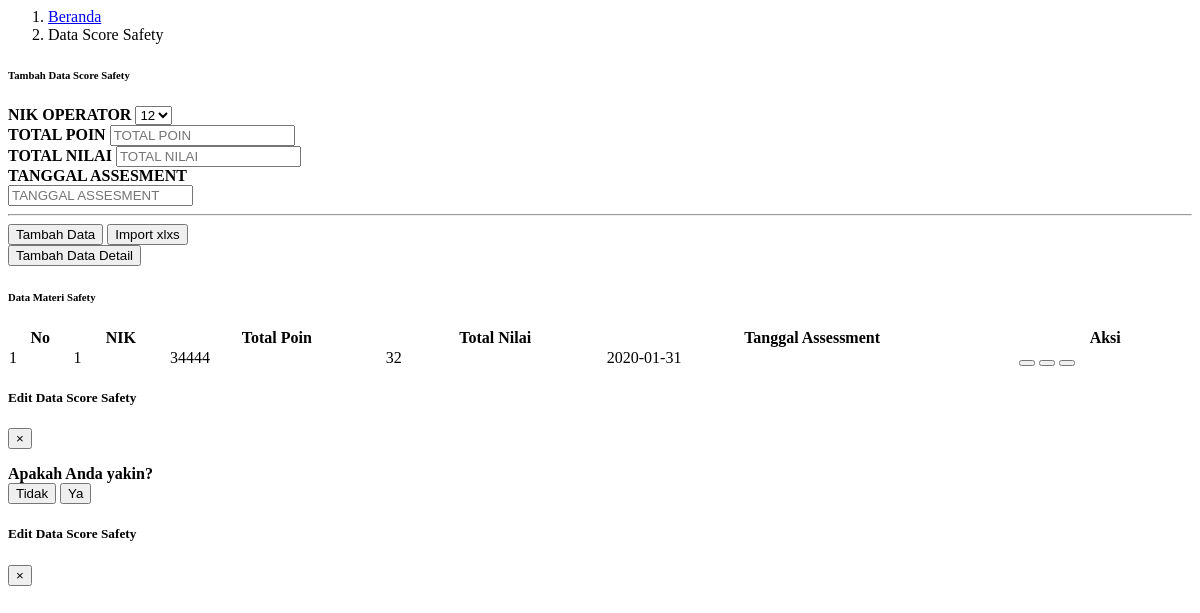
Before: /module/admin/dataScore/dataScoreSafety.php with the older database file.
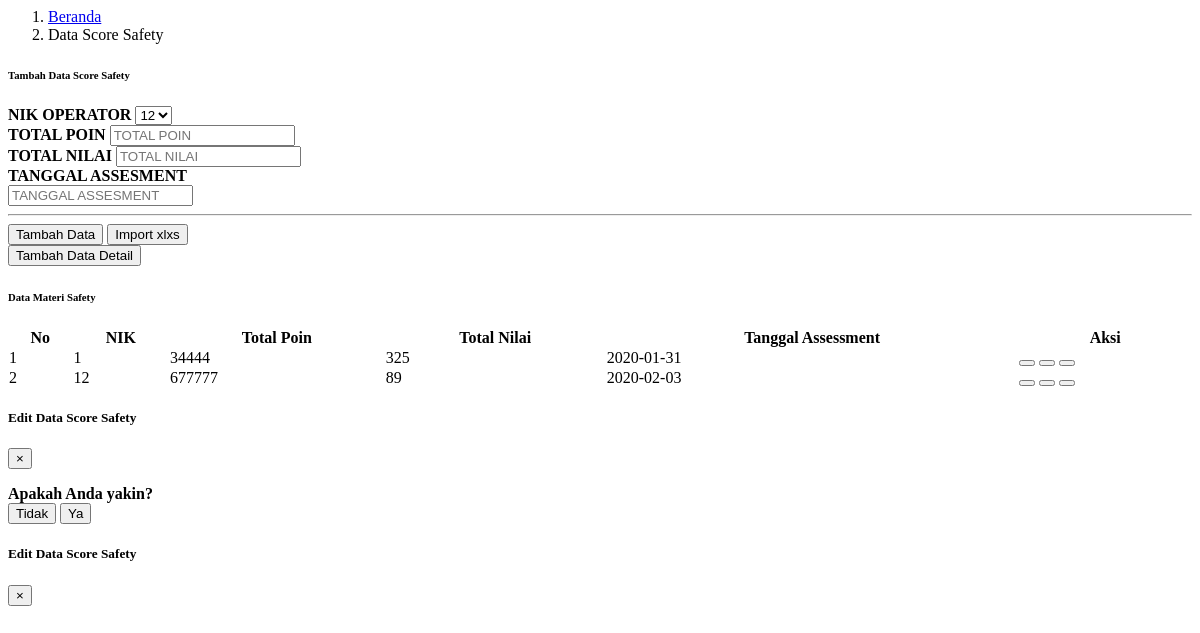
After: the same page with the newer database file.
### tables this page shows
CREATE TABLE `tabel_score_safety` (
  `id_score_safety` int(11) NOT NULL,
  `id_operator` int(11) NOT NULL,
  `poin` int(20) NOT NULL,
  `nilai` int(15) NOT NULL,
  `tanggal_training` date NOT NULL
);

CREATE TABLE `tabel_operator` (
  `id_operator` int(30) NOT NULL,
  `id_user` int(11) NOT NULL,
  `id_jabatan` int(11) NOT NULL,
  `nama` varchar(50) NOT NULL,
  `nik` int(20) NOT NULL,
  `foto` text NOT NULL,
  `jenis_kelamin` enum('Laki-Laki','Perempuan') NOT NULL,
  `waktu_tambah` datetime NOT NULL,
  `waktu_edit` datetime NOT NULL
);

### process/proses_adminDataScoreSafety.php (called while the page is built, shortened)
<?php
function tampilOperator($con)
{
    $tampilOperator="select * from tabel_operator";
    $resultTampilOperator=mysqli_query($con, $tampilOperator);
    return $resultTampilOperator;
}
            ?>

### module/admin/dataScore/dataScoreSafety.php (the view, shortened to what this page needs)
<?php
  include "../config/connection.php";
  include "../process/proses_adminDataScoreSafety.php";
?>
<body>
<div class="container-fluid" id="dataScore">
    <nav aria-label="breadcrumb" class="shadow">
            <ol class="breadcrumb">
                <li class="breadcrumb-item">
                    <a href="index.php?module=home" ><i class="fas fa-fw fa-home"></i>
                        <span>Beranda</span>
                    </a>
                </li>
                <li class="breadcrumb-item active" aria-current="page">
                    <span>Data Score Safety</span>
                </li>
            </ol>
        </nav>
    <div class="card shadow mb-4">
        <div class="card-header py-3">
            <h6 class="m-0 font-weight-bold text-primary">Tambah Data Score Safety</h6>
        </div>
        <div class="card-body">
            <form class="user" action="../process/proses_adminDataScoreSafety.php?module=dataScoreSafety&act=tambah" method="POST">
                <div class="form-group row">
                            <div class="col-sm-12">
                                <label class="col-sm-6 small d-flex flex-column justify-content-center" for="nikSafety" style="font-weight: bold">NIK OPERATOR</label>
                                <?php
                                    $resultOperator = tampilOperator($con);
                                ?>
                               <select class="custom-select-karyawan my-1 mr-sm-2" name="nikSafety">
                                    <?php
                                        if(mysqli_num_rows($resultOperator) > 0){
                                            while($row = mysqli_fetch_assoc($resultOperator)){
                                                echo "<option value='".$row['id_operator']."'>".$row['nik']."</option>";
                                            }
                                        }
                                    ?>
                                </select>
                            </div>
                        </div>
                        <div class="form-group row">
                                <div class="col-sm-12">
                                    <label class="col-sm-6 small d-flex flex-column justify-content-center" for="poinSafety" style="font-weight: bold">TOTAL POIN</label>
                                    <input type="number" class="form-control form-control-user" placeholder="TOTAL POIN" id="poinSafety" name="poinSafety" required>
                                </div>
                            </div>
                        <div class="form-group row">
                                <div class="col-sm-12">
                                    <label class="col-sm-6 small d-flex flex-column justify-content-center" for="nilaiSafety" style="font-weight: bold">TOTAL NILAI</label>
                                    <input type="number" class="form-control form-control-user" placeholder="TOTAL NILAI" id="nilaiSafety" name="nilaiSafety" required>
                                </div>
                            </div>
                        <div class="form-group row">
                            <div class="col-sm-12">
                                <label class="col-sm-6 small d-flex flex-column justify-content-center" for="dateSafety" style="font-weight: bold">TANGGAL ASSESMENT</label>
                                <div class="input-group date" id="datepickerTanggalTraining" data-provide="datepicker">
                                    <input type="text" id="dateSafety" class="form-control form-control-user datepicker" placeholder="TANGGAL ASSESMENT" name="dateSafety">
                                </div>
                            </div>
                        </div>
                        <hr>
                        <div class="form-group">
                    <button type="submit" class="btn btn-success btn-icon-split mb-2 mb-sm-0" name="tambahDataScoreSafety">
                        <span class="text">Tambah Data</span>
                        </button>
                    <button type="button" class="btn btn-warning btn-icon-split" onclick="location.href='index.php?module=dataScoreSafetyImport';">
                                <span class="text">Import xlxs</span>
                            </button>
                </div>
                <div class="form-group">
                    <div class="row d-flex justify-content-end">
                        <button type="button" class="btn btn-info btn-icon-split" name="tambahDataMateri" onclick="location.href='index.php?module=dataScoreSafetyDetail';">
                            <span class="text">Tambah Data Detail</span>
                        </button>
                    </div>
                </div>
            </form>
        </div>
    </div>
    <div class="card shadow mb-4">
        <div class="card-header py-3">
            <h6 class="m-0 font-weight-bold text-primary">Data Materi Safety</h6>
        </div>
        <div class="card-body">
            <div class="table-responsive">
                <table class="table table-bordered" id="dataTable" width="100%" cellspacing="0">
                    <thead>
                        <tr class="text-center">
                            <th>No</th>
                            <th>NIK</th>
                            <th>Total Poin</th>
                            <th>Total Nilai</th>
                            <th>Tanggal Assessment</th>
                            <th>Aksi</th>
                        </tr>
                    </thead>
                    <tbody>
                    <?php
                        $queryTampilData = "SELECT tss.*, tp.id_operator, tp.nik FROM tabel_score_safety tss, tabel_operator tp WHERE tss.id_operator = tp.id_operator;
                            ";
                        $resultTampilData = mysqli_query($con, $queryTampilData);
                        $index = 1;
                        if(mysqli_num_rows($resultTampilData) > 0){
                            while($rowTampilData = mysqli_fetch_assoc($resultTampilData)){
                    ?>
                        <tr class="text-center" id-score-safety="<?php echo $rowTampilData["id_score_safety"] ?>">
                            <td ><?php echo $index; ?></td>
                            <td class="kategoriMateri"><?php echo $rowTampilData["nik"]; ?></td>
                            <td class="judulMateri"><?php echo $rowTampilData["poin"]; ?></td>
                            <td class="fileMateri"><?php echo $rowTampilData["nilai"]; ?></td>
                            <td class="fileMateri"><?php echo $rowTampilData["tanggal_training"]; ?></td>
                            <td>
                                <button type="button" class="btn btn-warning info-dataScoreSafety-admin mb-2 mb-sm-0" data-toggle="modal" data-target="#infoDataScoreSafetyModal" id_scoreSafetyInfo="<?php echo $rowTampilData["id_score_safety"];?>">
                                </button>
                                <button type="button" class="btn btn-primary edit-dataScoreSafety-admin mb-2 mb-sm-0" data-toggle="modal" data-target="#editDataScoreSafetyModal" id_scoreSafetyEdit="<?php echo $rowTampilData["id_score_safety"];?>">
                                </button>
                                <button type="button" class="btn btn-danger hapus-dataScoreSafety-admin mb-2 mb-sm-0" data-toggle="modal" data-target="#hapusDataMateriSafetyModal" id_score_safety="<?php echo $rowTampilData["id_score_safety"];?>" >
                                </button>
                            </td>
                        </tr>
                    <?php
                        $index++;
                        }
                    ?>
                    <?php
                    }   else{
                    ?>
                        <!-- <div>
                            <p>Data Operator tidak tersedia</p>
                        </div> -->
                    <?php
                    }
                    ?>
                    </tbody>
                </table>
            </div>
        </div>
    </div>
</div>
<div class="modal fade" id="editDataScoreSafetyModal" tabindex="-1" role="dialog" aria-labelledby="exampleModalLabel" aria-hidden="true">
    <div class="modal-dialog modal-lg" role="document">
      <div class="modal-content">
        <div class="modal-header d-flex justify-content-center bg-scoreSafety border-0">
          <h5 class="modal-title text-white w-100 text-center">Edit Data Score Safety</h5>
          <button type="button" class="close" data-dismiss="modal" aria-label="Close">
            <span aria-hidden="true">&times;</span>
          </button>
        </div>
      </div>
    </div>
  </div>
    <div class="modal fade" id="hapusDataMateriSafetyModal" tabindex="-1" role="dialog" aria-labelledby="exampleModalLabel"
      aria-hidden="true">
      <div class="modal-dialog modal-dialog-centered" role="document">
        <div class="modal-content">
          <form action="../process/proses_adminDataScoreSafety.php?module=dataScoreSafety&act=hapus" method="post">
            <div class="modal-body pt-5 text-center">
              <strong>Apakah Anda yakin?</strong>
            </div>
            <div class="pb-4 pt-4 d-flex justify-content-around">
              <button type="button" class="btn btn-danger mr-4 btn-batal" data-dismiss="modal">Tidak</button>
              <button type="submit" name="hapusDataMateriSafety" class="btn btn-success btn-ok">Ya</button>
            </div>
          </form>
        </div>
      </div>
    </div>
    <div class="modal fade" id="infoDataScoreSafetyModal" tabindex="-1" role="dialog" aria-labelledby="exampleModalLabel" aria-hidden="true">
    <div class="modal-dialog modal-xl" role="document">
      <div class="modal-content">
        <div class="modal-header d-flex justify-content-center bg-scoreSafetyInfo border-0">
          <h5 class="modal-title text-white w-100 text-center">Edit Data Score Safety</h5>
          <button type="button" class="close" data-dismiss="modal" aria-label="Close">
            <span aria-hidden="true">&times;</span>
          </button>
        </div>
      </div>
    </div>
  </div>
</body>

Changed rows visible on the page:
changed tabel_score_safety (number 1 of 2 on the later page): nilai "32" → "325"
added tabel_score_safety: id_operator.nik "12", poin "677777", nilai "89", tanggal_training "2020-02-03"
